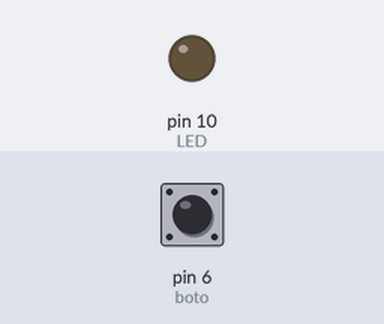
The sketch below on a simulated Arduino Uno, built with avr-gcc and run on an emulated ATmega328P. Parts: output pins drawn as LEDs (lit = HIGH). The inputs (shaded band) are chosen by the test bench; at power-on: pin 6 (boto) LOW.

Above: at 1.2 s.
1.3 s: pin 6 (boto) pulled HIGH for 0.15 s
At 1.37 s:
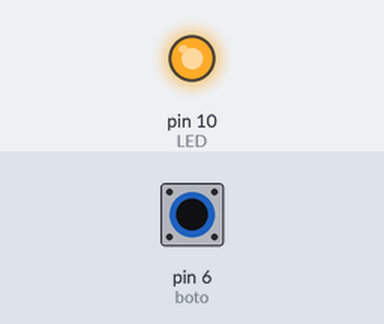
2.9 s: pin 6 (boto) pulled HIGH for 3.2 s
At 6.8 s:
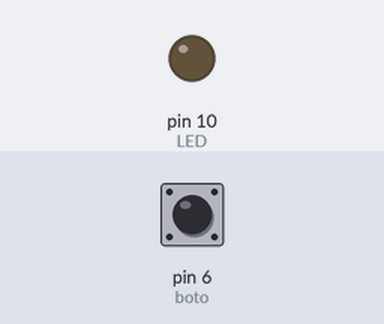
Timing chart, 0 to 8.3 s (numbered marks = the images above; inputs shaded):
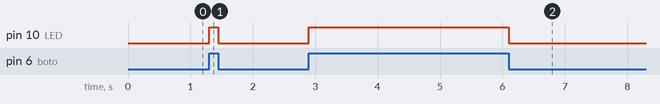

The sketch:

ARD_02_01.ino
```cpp
/*  ----------------------------------------------------------------
  CartroTech (www.cartrocreatiu.es)
  ARD_02_01.ino
  17.03.2021
  03 Les entrades digitals de arduino

  --------------------------------------------------------------------
*/

int LED = 10 ;
int boto = 6;

void setup()
{
  pinMode( LED, OUTPUT) ;     // LED com a eixida
  pinMode( boto  , INPUT) ;    // botó com a entrada
}

void loop()
{
  int valor = digitalRead(boto) ;  // llegim el valor de boto en valor
  digitalWrite( LED, valor) ;
}
```

Measured:
- after the input at 1.3 s, pin 10 (LED): LOW → HIGH at once, → LOW 0.15 s later
- after the input at 2.9 s, pin 10 (LED): LOW → HIGH at once, → LOW 3.2 s later
